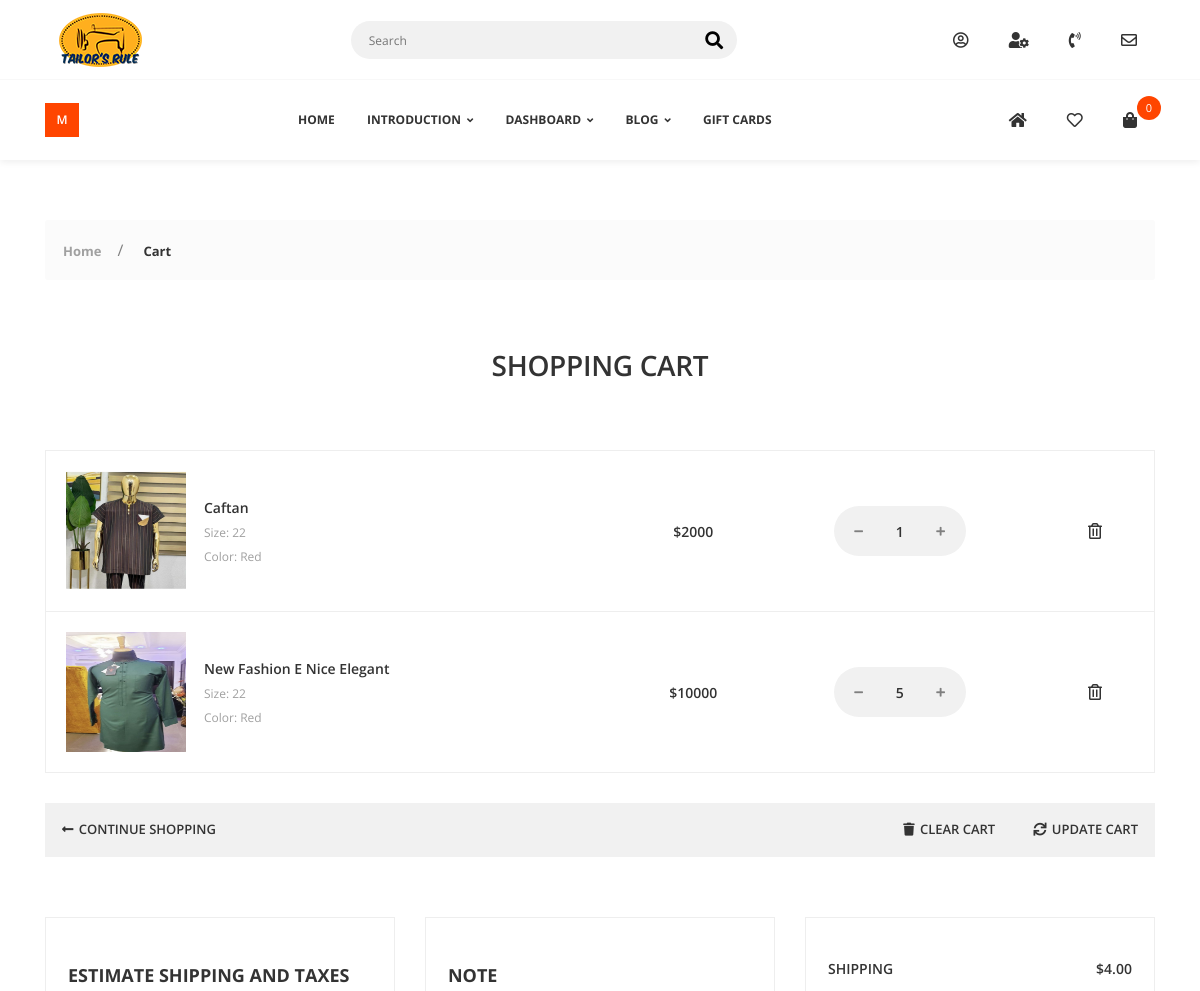
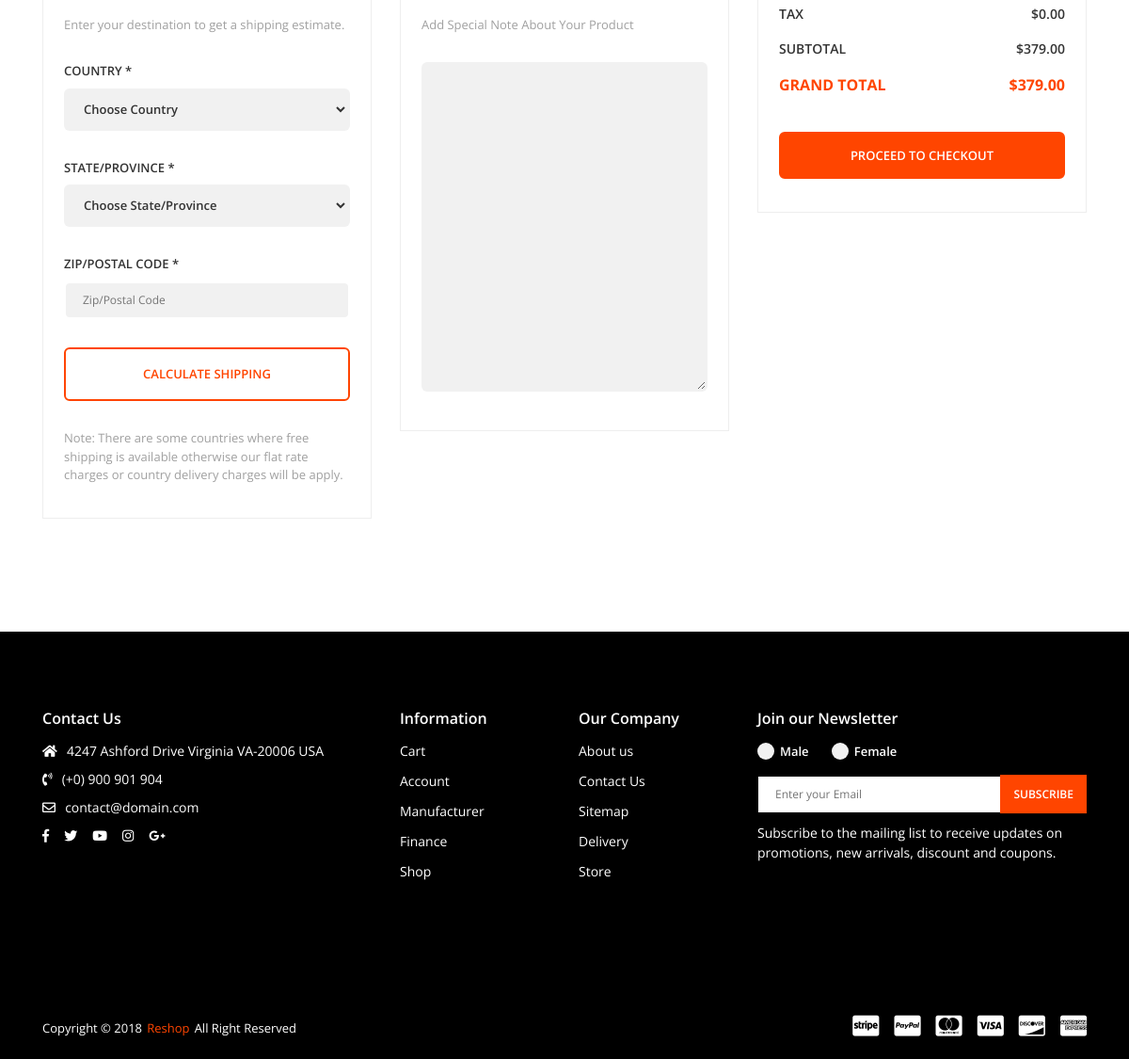
Screenshot of /store/cart (signed in) with the database file from the repository (2 pictures, top to bottom).
### Store/models.py (models this page shows)
class ProductsImage(models.Model):
    products = models.ForeignKey(Product, on_delete=models.CASCADE, related_name='project_img')
    image = models.FileField(upload_to='products')
    is_cover = models.BooleanField(default=False)

class Cart(models.Model):
    user = models.ForeignKey(CustomUser, on_delete=models.CASCADE)
    product = models.ForeignKey(Product, on_delete=models.CASCADE, related_name='product_id')
    quantity = models.IntegerField()
    size = models.CharField(max_length=30)

class Product(models.Model):
    name = models.CharField(max_length=50)
    discount = models.CharField(max_length=10)
    price = models.CharField(max_length=10)
    stock_amount = models.CharField(max_length=20)
    amount_left = models.CharField(max_length=20)
    description = models.TextField(max_length=1000)
    information = models.TextField()
    category = models.ForeignKey(Category, on_delete=models.CASCADE)
    color = models.TextField()
    size = models.TextField()
    amount_sold = models.PositiveIntegerField(default=0)
    rating = models.PositiveIntegerField(default=0)

### Store/views.py (the view)
# urls.py: path('cart', views.cart, name='cart'),
def cart(request):
    carts = Cart.objects.filter(user=request.user)
    return render(request, 'cart.html', {'cart': carts})

### Store/templatetags/custom_tags.py (called while the page is built)
@register.filter
def subtotal(cart):
    price = 0
    for x in cart:
        price += (int(x.product.price)*int(x.quantity))
    return price

@register.filter
def count(cart):
    return len(cart)

### Store/templates/cart.html (shortened to what this page needs)
{% extends 'home.html' %}
{% load static %}
{% block content %}
    <div class="app-content">
        <div class="u-s-p-y-60">
            <div class="section__content">
                <div class="container">
                    <div class="breadcrumb">
                        <div class="breadcrumb__wrap">
                            <ul class="breadcrumb__list">
                                <li class="has-separator">
                                    <a href="index.html">Home</a></li>
                                <li class="is-marked">
                                    <a href="cart.html">Cart</a></li>
                            </ul>
                        </div>
                    </div>
                </div>
            </div>
        </div>
        <div class="u-s-p-b-60">
            <div class="section__intro u-s-m-b-60">
                <div class="container">
                    <div class="row">
                        <div class="col-lg-12">
                            <div class="section__text-wrap">
                                <h1 class="section__heading u-c-secondary">SHOPPING CART</h1>
                            </div>
                        </div>
                    </div>
                </div>
            </div>
            <div class="section__content">
                <div class="container">
                    <div class="row">
                        <div class="col-lg-12 col-md-12 col-sm-12 u-s-m-b-30">
                            <div class="table-responsive">
                                <table class="table-p">
                                    <tbody>
                                        {% for x in cart %}
                                        <tr class="{{x.id}} cartClass">
                                            <td>
                                                <div class="table-p__box">
                                                    <div class="table-p__img-wrap">
                                                        {% for y in x.product.project_img.all %}
                                                            {% if y.is_cover %}
                                                                <img class="u-img-fluid" src="{{y.image.url}}" alt="" style="max-height: 120px;">
                                                            {% endif %}
                                                        {% endfor %}
                                                    </div>
                                                    <div class="table-p__info">
                                                        <span class="table-p__name">
                                                            <a href="product-detail.html">{{x.product.name}}</a></span>
                                                        <ul class="table-p__variant-list">
                                                            <li>
                                                                <span>Size: 22</span></li>
                                                            <li>
                                                                <span>Color: Red</span></li>
                                                        </ul>
                                                    </div>
                                                </div>
                                            </td>
                                            <td>
                                                <span class="table-p__price cart_price" id="id-{{x.id}}"></span></td>
                                            <td>
                                                <div class="table-p__input-counter-wrap">
                                                    <div class="input-counter">
                                                        <span class="input-counter__minus fas fa-minus" id="mid-{{x.id}}"></span>
                                                        <input class="input-counter__text input-counter--text-primary-style id-{{x.id}}" id="{{x.product.price}}" type="text" value="{{x.quantity}}" data-min="1" data-max="1000">
                                                        <span class="input-counter__plus fas fa-plus" id="pid-{{x.id}}"></span></div>
                                                </div>
                                            </td>
                                            <td>
                                                <div class="table-p__del-wrap">
                                                    <a class="far fa-trash-alt table-p__delete-link" id="{{x.id}}"></a></div>
                                            </td>
                                        </tr>
                                        {% endfor %}
                                    </tbody>
                                </table>
                            </div>
                        </div>
                        <div class="col-lg-12">
                            <div class="route-box">
                                <div class="route-box__g1">
                                    <a class="route-box__link" href="shop-side-version-2.html"><i class="fas fa-long-arrow-alt-left"></i>
                                        <span>CONTINUE SHOPPING</span></a></div>
                                <div class="route-box__g2">
                                    <a class="route-box__link clearCart"><i class="fas fa-trash"></i>
                                        <span>CLEAR CART</span></a>
                                    <a class="route-box__link update"><i class="fas fa-sync"></i>
                                        <span>UPDATE CART</span></a></div>
                            </div>
                        </div>
                    </div>
                </div>
            </div>
        </div>
        <div class="u-s-p-b-60">
            <div class="section__content">
                <div class="container">
                    <div class="row">
                        <div class="col-lg-12 col-md-12 col-sm-12 u-s-m-b-30">
                            <form class="f-cart">
                                <div class="row">
                                    <div class="col-lg-4 col-md-6 u-s-m-b-30">
                                        <div class="f-cart__pad-box">
                                            <h1 class="gl-h1">ESTIMATE SHIPPING AND TAXES</h1>
                                            <span class="gl-text u-s-m-b-30">Enter your destination to get a shipping estimate.</span>
                                            <div class="u-s-m-b-30">
                                                <label class="gl-label" for="shipping-country">COUNTRY *</label><select class="select-box select-box--primary-style" id="shipping-country">
                                                    <option selected value="">Choose Country</option>
                                                </select>
                                            </div>
                                            <div class="u-s-m-b-30">
                                                <label class="gl-label" for="shipping-state">STATE/PROVINCE *</label><select class="select-box select-box--primary-style" id="shipping-state">
                                                    <option selected value="">Choose State/Province</option>
                                                </select>
                                            </div>
                                            <div class="u-s-m-b-30">
                                                <label class="gl-label" for="shipping-zip">ZIP/POSTAL CODE *</label>
                                                <input class="input-text input-text--primary-style" type="text" id="shipping-zip" placeholder="Zip/Postal Code"></div>
                                            <div class="u-s-m-b-30">
                                                <a class="f-cart__ship-link btn--e-transparent-brand-b-2" href="cart.html">CALCULATE SHIPPING</a></div>
                                            <span class="gl-text">Note: There are some countries where free shipping is available otherwise our flat rate charges or country delivery charges will be apply.</span>
                                        </div>
                                    </div>
                                    <div class="col-lg-4 col-md-6 u-s-m-b-30">
                                        <div class="f-cart__pad-box">
                                            <h1 class="gl-h1">NOTE</h1>
                                            <span class="gl-text u-s-m-b-30">Add Special Note About Your Product</span>
                                            <div>
                                                <label for="f-cart-note"></label><textarea class="text-area text-area--primary-style" id="f-cart-note"></textarea></div>
                                        </div>
                                    </div>
                                    <div class="col-lg-4 col-md-6 u-s-m-b-30">
                                        <div class="f-cart__pad-box">
                                            <div class="u-s-m-b-30">
                                                <table class="f-cart__table">
                                                    <tbody>
                                                        <tr>
                                                            <td>SHIPPING</td>
                                                            <td>$4.00</td>
                                                        </tr>
                                                        <tr>
                                                            <td>TAX</td>
                                                            <td>$0.00</td>
                                                        </tr>
                                                        <tr>
                                                            <td>SUBTOTAL</td>
                                                            <td>$379.00</td>
                                                        </tr>
                                                        <tr>
                                                            <td>GRAND TOTAL</td>
                                                            <td>$379.00</td>
                                                        </tr>
                                                    </tbody>
                                                </table>
                                            </div>
                                            <div>
                                                <button class="btn btn--e-brand-b-2" type="submit"> PROCEED TO CHECKOUT</button></div>
                                        </div>
                                    </div>
                                </div>
                            </form>
                        </div>
                    </div>
                </div>
            </div>
        </div>
    </div>
{% endblock content %}

### rows the page displays
Cart: product.name "Caftan", quantity "1"
ProductsImage: image (picture)
Cart: product.name "New Fashion E Nice Elegant", quantity "5"
ProductsImage: image (picture)

### other values shown
{{ carts|count }} "0"
